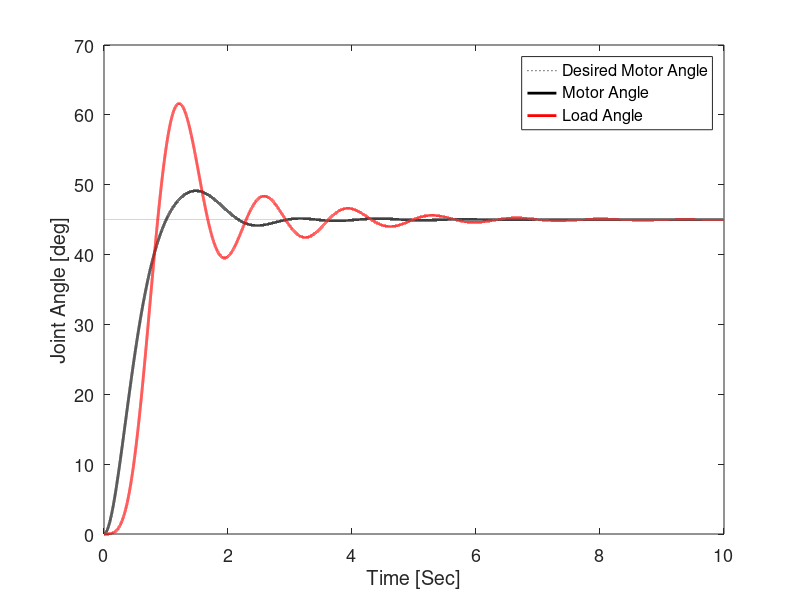
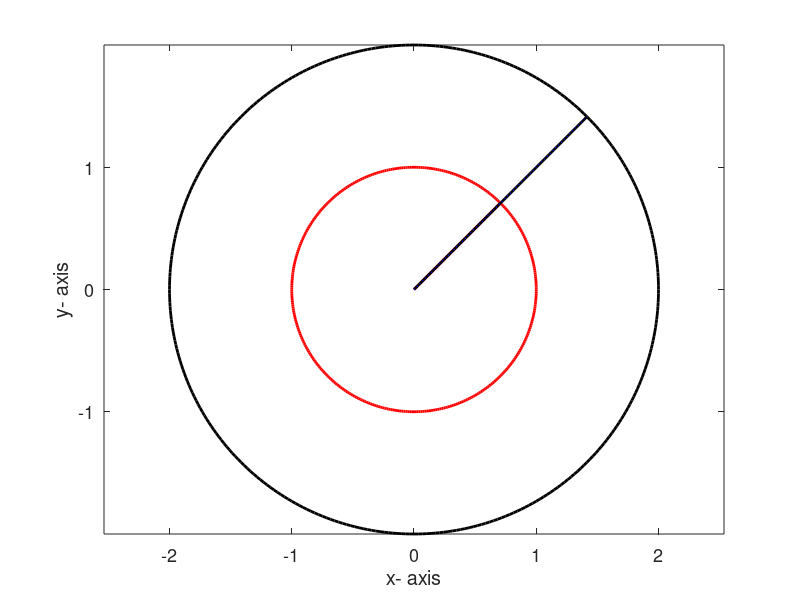

Source code (MATLAB) for these figures, in order:
% This code is programmed by Sung Yul Shin (syshin0228@utexas.edu) for Robotics Modeling and Control course by Dr. James Sulzer from University of Texas at Austin 
clc
clear all
close all

% PD controller with motor angle feedback in time domain
simulation = 1; % Visualization

% Sampling rate info
Hz = 10000;
dt = 1/Hz;

% Simulation time
t0 = 0.0;   % Initial time
tf = 10.0;   % Final time
time = [t0:1:tf*Hz]*dt; % Time

% System parameters
Jl = 1;     % Load inertia 
Bl = 1;     % Load damping constant
Jm = 10;    % Motor inertia 
Bm = 10;    % Motor damping constant
k = 20;     % Torsional stiffness b/w load and motor

% Control gain
Kp = 100;   % P gain
Kd = 30;    % D gain

% Initialization
ddth_l = 0;
dth_l = 0;
th_l = 0;
ddth_m = 0;
dth_m = 0;
th_m = 0;
th_d = 45;  % Desired step input

% Simulation in time domain
for i = 1:1:length(time)
    t = time(i);
    u = Kp*(th_d - th_m) - Kd*dth_m;                        % PD controller with motor angle feedback
    ddth_m = (1/Jm) * (u - Bm*dth_m + k*(th_l - th_m));     % Motor dynamics
    ddth_l = (1/Jl) * (- Bl*dth_l + k*(th_m - th_l));       % Load dynamics
    
    % Numerical integration
    dth_m = dth_m + ddth_m*dt;
    th_m = th_m + dth_m*dt;
    dth_l = dth_l + ddth_l*dt;
    th_l = th_l + dth_l*dt;
    
    th_d_out(i) = th_d;
    ddth_m_out(i) = ddth_m;
    dth_m_out(i) = dth_m;
    th_m_out(i) = th_m;
    u_m_out(i) = u;
    
    ddth_l_out(i) = ddth_l;
    dth_l_out(i) = dth_l;
    th_l_out(i) = th_l;
    
end

figure(1)
h1 = plot(time, th_d_out,'k:');
hold on
h2 = plot(time, th_m_out,'k','linewidth',2);
h3 = plot(time, th_l_out,'r','linewidth',2);
ylabel('Joint Angle [deg]')
xlabel('Time [Sec]')
legend([h1, h2, h3], 'Desired Motor Angle', 'Motor Angle', 'Load Angle')
set(gca,'fontsize',13)

% Simulation visualization
step = 500;  % Simulation visualization speed
if simulation == 1
    % Draw Motor and Load as inner and outer circles
    x = [0:1:360]*pi/180;
    circle_xm = sin(x);
    circle_ym = cos(x);
    circle_xL = 2*sin(x);
    circle_yL = 2*cos(x);
    center = [0 0]';
    
    for i = 1:step:length(time)

        Px_m = 1*cosd(th_m_out(i));
        Py_m = 1*sind(th_m_out(i));

        Px_L = 2*cosd(th_l_out(i));
        Py_L = 2*sind(th_l_out(i));

        Px_d = 2*cosd(th_d);
        Py_d = 2*sind(th_d);

        figure(2)
        plot(circle_xm,circle_ym,'r','linewidth',2)
        hold on
        plot(circle_xL,circle_yL,'k','linewidth',2)
        line([center(1) Px_m],[center(2) Py_m], 'color', 'r', 'linewidth', 2)
        line([center(1) Px_L],[center(2) Py_L], 'color', 'k', 'linewidth', 2)
        line([center(1) Px_d],[center(2) Py_d], 'color', 'b', 'linewidth', 1, 'linestyle',':')
        axis equal
        xlabel('x- axis')
        ylabel('y- axis')
        set(gca,'fontsize',13)
        pause(0.001)
        hold off  
    end
end
